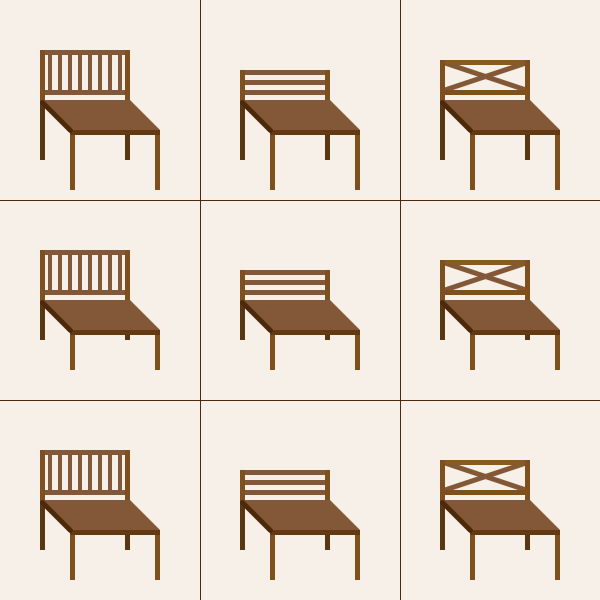
Frame 1 (no input)
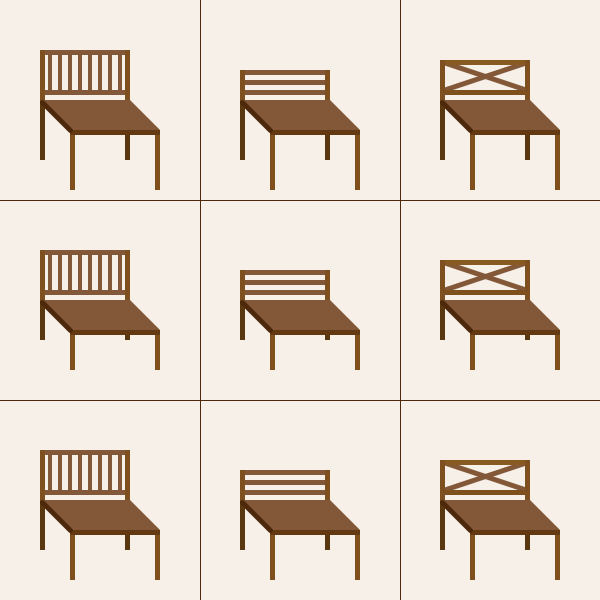
Frame 60 (the mouse pressed at the canvas centre just before this capture)
Frame 120 (the mouse held since frame 60 and released just before this capture): identical to frame 60, image omitted

The Processing sketch that drew these frames (run headless with seeded random() and noise(); from frame 60 on, the mouse is pressed at the canvas centre):

// Processing sketch: ReadingAssignment5Ex3CarolineYau
// ── ReadingAssignment5Ex3CarolineYau.pde
//Caroline Yau
//Reading Assignment 5

//Exercise 3
void setup(){
  size(600, 600);
}

void draw(){
  //grid
  background(#f6f0e8);
  for (int j=0; j<3; j++){
    for (int i=0; i<3; i++){
      line(200*(i+1), 0, 200*(i+1), 600);
      line(0, 200*(i+1), 600, 200*(i+1));
      chair(100+200*i, 100+200*j, i, j); 
    }
  }
}

void chair(int x, int y, int b, int l){ //b for back, l for legs
  noStroke();
  //strokeWeight(5);
  //stroke(#593811);
  fill(#593811);
  if (l%3==0){
    //legs
    rect(x-60, y, 5, 60);
    rect(x+30, y, -5, 60);
    fill(#7f501c);
    rect(x+60, y+30, -5, 60);
    rect(x-30, y+30, 5, 60);
  }
  else if (l%2==0){
    //leg
    rect(x-60, y, 5, 50);
    rect(x+30, y, -5, 50);
    fill(#7f501c);
    rect(x+60, y+30, -5, 50);
    rect(x-30, y+30, 5, 50);
  }
  else{
    //leg
    rect(x-60, y, 5, 40);
    rect(x+30, y, -5, 40);
    fill(#7f501c);
    rect(x+60, y+30, -5, 40);
    rect(x-30, y+30, 5, 40);
  }
  
  if (b%3==0){
    //back
    fill(#825838);
    for (int i=0; i<8; i++){
      rect(x-52+i*10, y-50, 4, 40);
      rect(x-60, y-10, 90, 5);
    }
    rect(x-60, y-50, 90, 5);
    fill(#7e501f);
    rect(x-60, y, 5, -50);
    rect(x+30, y, -5, -50);
    
  }
  else if (b%2==0){
    //back
    stroke(#825838);
    strokeWeight(5);
    line(x-57, y-38, x+27, y-10);
    line(x-57, y-10, x+27, y-38);
    noStroke();
    rect(x-60, y-10, 90, 5);
    fill(#865a21);
    rect(x-60, y-40, 90, 5);
    fill(#7e501f);
    rect(x-60, y, 5, -40);
    rect(x+30, y, -5, -40);
  }
  else {
    //back
    fill(#825838);
    rect(x-60, y-10, 90, 5);
    rect(x-60, y-20, 90, 5);
    rect(x-60, y-30, 90, 5);
    fill(#7e501f);
    rect(x-60, y, 5, -30);
    rect(x+30, y, -5, -30);
  }

  //seat
  fill(#825838);
  quad(x-60, y, x+30, y, x+60, y+30, x-30, y+30);
  
  //seatshading
  fill(#633912);
  rect(x-30, y+30, 90, 5); //front
  strokeWeight(5);
  stroke(#4e280a);
  line(x-58, y+2, x-30, y+30); //side

  strokeWeight(1); //reset
}
